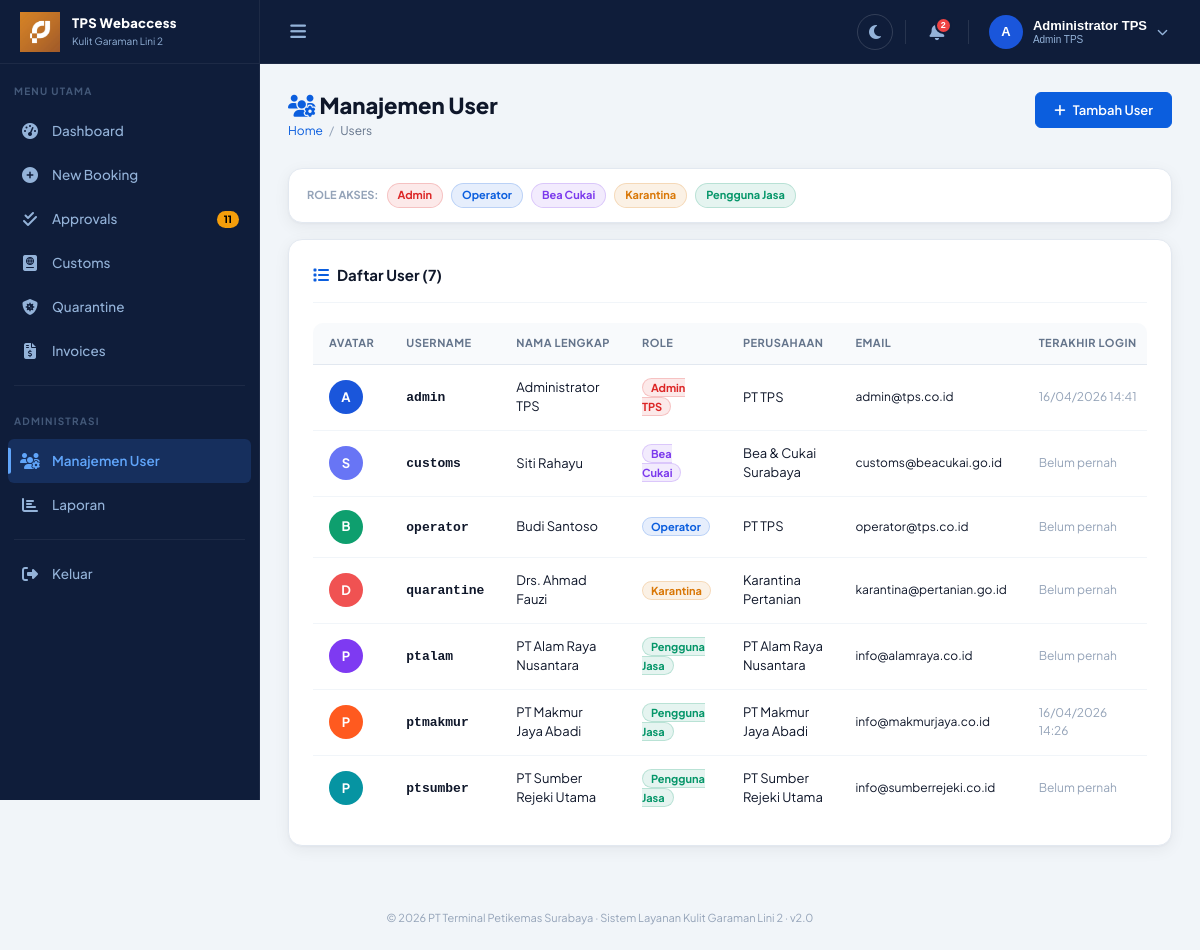
The app's page /pages/users.php (signed in), older data.
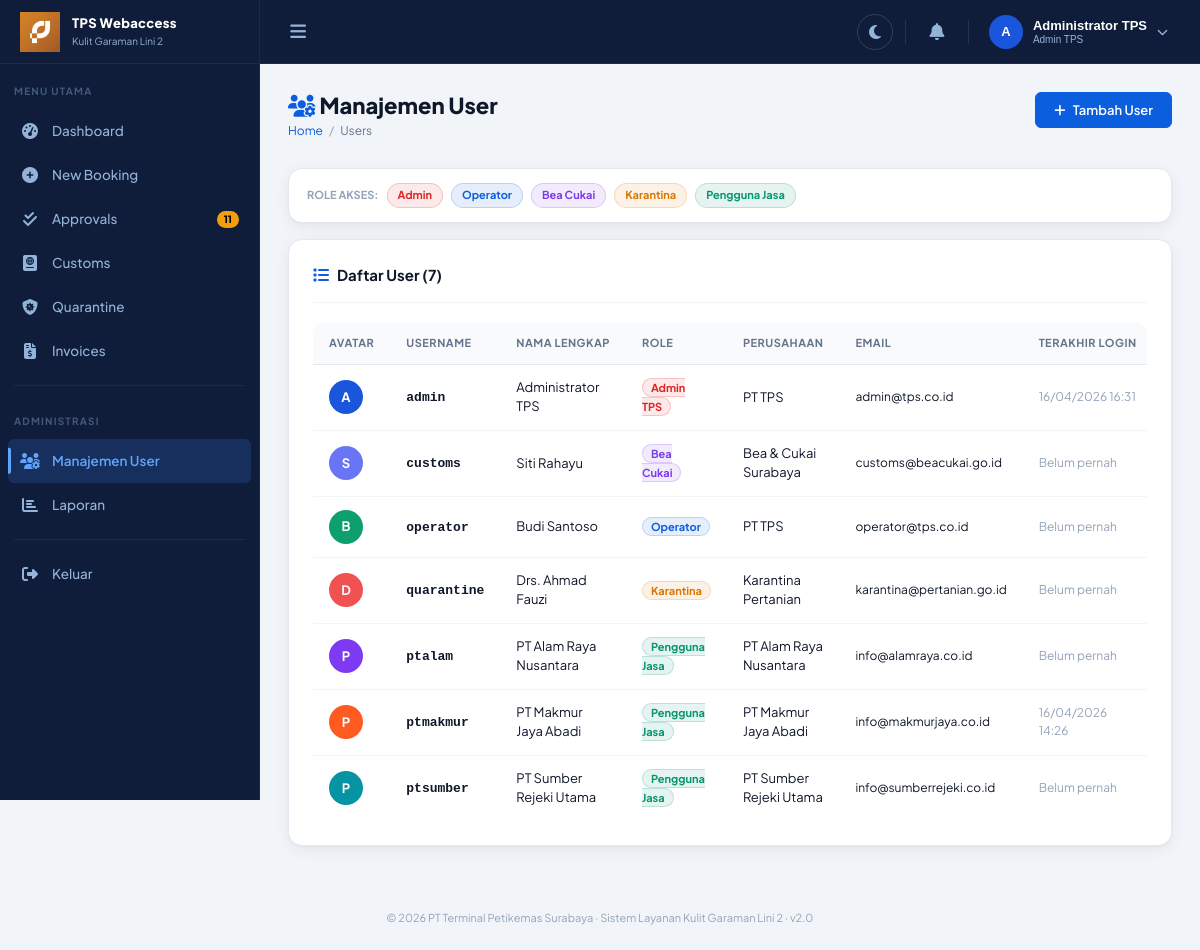
The same page, newer data.
### tables this page shows
CREATE TABLE users (id INTEGER PRIMARY KEY AUTOINCREMENT, username TEXT UNIQUE NOT NULL, password TEXT NOT NULL, full_name TEXT NOT NULL, role TEXT NOT NULL DEFAULT 'user', company TEXT, email TEXT, phone TEXT, avatar_color TEXT DEFAULT '#0b5ede', dark_mode INTEGER DEFAULT 0, is_active INTEGER DEFAULT 1, reset_token TEXT, reset_token_expiry DATETIME, last_login DATETIME, created_at DATETIME DEFAULT CURRENT_TIMESTAMP);

### includes/config.php (called while the page is built, shortened)
<?php
function getDB(): PDO
{
    static $db = null;
    if (!$db) {
        $db = new PDO('sqlite:' . DB_PATH);
        $db->setAttribute(PDO::ATTR_ERRMODE, PDO::ERRMODE_EXCEPTION);
        $db->setAttribute(PDO::ATTR_DEFAULT_FETCH_MODE, PDO::FETCH_ASSOC);
        $db->exec("PRAGMA journal_mode=WAL; PRAGMA foreign_keys=ON;");
    }
    return $db;
}
function user(): ?array
{
    return $_SESSION['user'] ?? null;
}
function uid(): int
{
    return (int)($_SESSION['user']['id'] ?? 0);
}
function isRole(string ...$roles): bool
{
    $u = user();
    return $u && in_array($u['role'], $roles);
}
function countUnread(int $uid): int
{
    $s = getDB()->prepare("SELECT COUNT(*) FROM notifications WHERE user_id=? AND is_read=0");
    $s->execute([$uid]);
    return (int)$s->fetchColumn();
}
function countPending(): int
{
    return (int)getDB()->query("SELECT COUNT(*) FROM bookings WHERE status='pending'")->fetchColumn();
}
function roleLabel(string $role): string
{
    return ['admin' => 'Admin TPS', 'operator' => 'Operator', 'customs' => 'Bea Cukai', 'quarantine' => 'Karantina', 'user' => 'Pengguna Jasa'][$role] ?? ucfirst($role);
}

### pages/users.php (the view, shortened to what this page needs)
<?php
require_once '../includes/config.php';
$pageTitle='Manajemen User'; $activePage='users';
$db=getDB(); $msg=''; $mt='';
$users=$db->query("SELECT * FROM users ORDER BY role,full_name")->fetchAll();
include '../includes/layout.php';
?>
<div class="page-hero fade-in">
  <div class="page-hero-inner">
    <div>
      <div class="page-title"><i class="fas fa-users-cog" style="color:var(--primary)"></i> Manajemen User</div>
      <div class="breadcrumb"><a href="dashboard.php">Home</a><span class="breadcrumb-sep">/</span><span class="breadcrumb-current">Users</span></div>
    </div>
    <button class="btn btn-primary" onclick="document.getElementById('addModal').classList.add('show')"><i class="fas fa-plus"></i> Tambah User</button>
  </div>
</div>
<div class="card fade-in" style="padding:14px 18px;margin-bottom:16px">
  <div style="display:flex;gap:8px;flex-wrap:wrap;align-items:center">
    <span style="font-size:11px;font-weight:700;color:var(--text-muted);text-transform:uppercase">Role Akses:</span>
    <?php $roles=['admin'=>['Admin','#dc2626'],'operator'=>['Operator','#0b5ede'],'customs'=>['Bea Cukai','#7c3aed'],'quarantine'=>['Karantina','#d97706'],'user'=>['Pengguna Jasa','#059669']];
    foreach($roles as $r=>[$lbl,$clr]): ?>
    <span style="background:<?= $clr ?>1a;color:<?= $clr ?>;border:1px solid <?= $clr ?>33;padding:3px 10px;border-radius:99px;font-size:11px;font-weight:700"><?= $lbl ?></span>
    <?php endforeach; ?>
  </div>
</div>
<div class="card fade-in fade-in-1">
  <div class="card-header"><div class="card-title"><i class="fas fa-list"></i> Daftar User (<?= count($users) ?>)</div></div>
  <div class="table-wrap">
    <table class="data-table">
      <thead><tr><th>Avatar</th><th>Username</th><th>Nama Lengkap</th><th>Role</th><th>Perusahaan</th><th>Email</th><th>Terakhir Login</th><th>Status</th><th>Aksi</th></tr></thead>
      <tbody>
      <?php foreach($users as $ur): ?>
      <tr>
        <td><div class="avatar" style="background:<?= htmlspecialchars($ur['avatar_color']) ?>;width:34px;height:34px;border-radius:50%;display:inline-flex;align-items:center;justify-content:center;font-size:13px;font-weight:700;color:#fff"><?= strtoupper(substr($ur['full_name'],0,1)) ?></div></td>
        <td><strong style="font-family:var(--font-mono)"><?= htmlspecialchars($ur['username']) ?></strong></td>
        <td><?= htmlspecialchars($ur['full_name']) ?></td>
        <td>
          <?php $rc=['admin'=>'#dc2626','operator'=>'#0b5ede','customs'=>'#7c3aed','quarantine'=>'#d97706','user'=>'#059669'][$ur['role']]??'#64748b'; ?>
          <span style="background:<?= $rc ?>1a;color:<?= $rc ?>;border:1px solid <?= $rc ?>33;padding:2px 8px;border-radius:99px;font-size:11px;font-weight:700"><?= roleLabel($ur['role']) ?></span>
        </td>
        <td><?= htmlspecialchars($ur['company']??'—') ?></td>
        <td style="font-size:12px"><?= htmlspecialchars($ur['email']??'—') ?></td>
        <td style="font-size:12px;color:var(--text-muted)"><?= $ur['last_login']?date('d/m/Y H:i',strtotime($ur['last_login'])):'Belum pernah' ?></td>
      </tr>
      <?php endforeach; ?>
      </tbody>
    </table>
  </div>
</div>
<?php include '../includes/layout_footer.php'; ?>

### includes/layout.php (shortened to what this page needs)
<?php
$u = user();
$unread = countUnread(uid());
$pendingCount = isRole('admin', 'operator') ? countPending() : 0;
$isDark = (int)($u['dark_mode'] ?? 0);
?>
<!DOCTYPE html>
<html lang="id" data-theme="<?= $isDark ? 'dark' : 'light' ?>">
<head>
  <link rel="stylesheet" href="https://cdnjs.cloudflare.com/ajax/libs/font-awesome/6.5.0/css/all.min.css">
  <link rel="stylesheet" href="/tps-v2-updated/assets/css/theme.css">
</head>
<body>
  <header class="app-header">
    <a class="header-brand" href="<?= BASE_URL ?>/pages/dashboard.php">
      <img src="<?= BASE_URL ?>/assets/tps.jpg" class="brand-logo" alt="TPS">
      <div class="brand-title"><span>TPS Webaccess</span><span>Kulit Garaman Lini 2</span></div>
    </a>
    <div class="header-actions">
      <button class="burger-btn" onclick="toggleSidebar()"><i class="fas fa-bars"></i></button>
    </div>
    <div class="header-right">
      <button class="dark-toggle" id="darkToggle" onclick="toggleDark()" title="Toggle Dark Mode"><i class="fas fa-moon" id="darkIcon"></i></button>
      <div class="dropdown-wrap" id="notifWrap" style="position:relative">
        <button class="header-icon-btn" onclick="togglePanel(event,'notifPanel')">
          <i class="fas fa-bell"></i>
          <?php if ($unread > 0): ?><span class="notif-badge"><?= $unread > 9 ? '9+' : $unread ?></span><?php endif; ?>
        </button>
      </div>
      <div class="dropdown-wrap" id="userWrap" style="position:relative">
        <button class="avatar-btn" onclick="togglePanel(event,'userMenu')">
          <div class="avatar" style="background:<?= htmlspecialchars($u['avatar_color'] ?? '#005baa') ?>"><?= strtoupper(substr($u['full_name'], 0, 1)) ?></div>
          <div class="avatar-info">
            <div class="avatar-name"><?= htmlspecialchars($u['full_name']) ?></div>
            <div class="avatar-role"><?= roleLabel($u['role']) ?></div>
          </div>
          <div class="avatar-chevron"><i class="fas fa-chevron-down"></i></div>
        </button>
      </div>
    </div>
  </header>
  <aside class="app-sidebar" id="sidebar">
    <div class="sidebar-section">
      <div class="sidebar-section-label">Menu Utama</div>
    </div>
    <ul class="nav-menu">
      <li><a href="<?= BASE_URL ?>/pages/dashboard.php" class="nav-link <?= ($activePage ?? '') === 'dashboard' ? 'active' : '' ?>" data-tooltip="Dashboard"><span class="nav-icon"><i class="fas fa-tachometer-alt"></i></span><span class="nav-label">Dashboard</span></a></li>
      <?php if (isRole('admin', 'operator', 'user')): ?>
        <li><a href="<?= BASE_URL ?>/pages/new_booking.php" class="nav-link <?= ($activePage ?? '') === 'new_booking' ? 'active' : '' ?>" data-tooltip="New Booking"><span class="nav-icon"><i class="fas fa-plus-circle"></i></span><span class="nav-label">New Booking</span></a></li>
      <?php endif; ?>
      <?php if (isRole('admin', 'operator')): ?>
        <li><a href="<?= BASE_URL ?>/pages/approvals.php" class="nav-link <?= ($activePage ?? '') === 'approvals' ? 'active' : '' ?>" data-tooltip="Approvals"><span class="nav-icon"><i class="fas fa-check-double"></i></span><span class="nav-label">Approvals</span><?php if ($pendingCount > 0) echo "<span class='nav-badge'>$pendingCount</span>"; ?></a></li>
      <?php endif; ?>
      <?php if (isRole('admin', 'customs')): ?>
        <li><a href="<?= BASE_URL ?>/pages/customs.php" class="nav-link <?= ($activePage ?? '') === 'customs' ? 'active' : '' ?>" data-tooltip="Customs"><span class="nav-icon"><i class="fas fa-passport"></i></span><span class="nav-label">Customs</span></a></li>
      <?php endif; ?>
      <?php if (isRole('admin', 'quarantine')): ?>
        <li><a href="<?= BASE_URL ?>/pages/quarantine.php" class="nav-link <?= ($activePage ?? '') === 'quarantine' ? 'active' : '' ?>" data-tooltip="Quarantine"><span class="nav-icon"><i class="fas fa-shield-virus"></i></span><span class="nav-label">Quarantine</span></a></li>
      <?php endif; ?>
      <?php if (isRole('admin', 'operator')): ?>
        <li><a href="<?= BASE_URL ?>/pages/invoices.php" class="nav-link <?= ($activePage ?? '') === 'invoices' ? 'active' : '' ?>" data-tooltip="Invoices"><span class="nav-icon"><i class="fas fa-file-invoice-dollar"></i></span><span class="nav-label">Invoices</span></a></li>
      <?php endif; ?>
    </ul>
    <?php if (isRole('admin')): ?>
      <div class="nav-divider"></div>
      <div class="sidebar-section">
        <div class="sidebar-section-label">Administrasi</div>
      </div>
      <ul class="nav-menu">
        <li><a href="<?= BASE_URL ?>/pages/users.php" class="nav-link <?= ($activePage ?? '') === 'users' ? 'active' : '' ?>" data-tooltip="Users"><span class="nav-icon"><i class="fas fa-users-cog"></i></span><span class="nav-label">Manajemen User</span></a></li>
        <li><a href="<?= BASE_URL ?>/pages/reports.php" class="nav-link <?= ($activePage ?? '') === 'reports' ? 'active' : '' ?>" data-tooltip="Laporan"><span class="nav-icon"><i class="fas fa-chart-bar"></i></span><span class="nav-label">Laporan</span></a></li>
      </ul>
    <?php endif; ?>
    <div class="nav-divider"></div>
    <ul class="nav-menu">
      <li><a href="<?= BASE_URL ?>/logout.php" class="nav-link" data-tooltip="Keluar"><span class="nav-icon"><i class="fas fa-sign-out-alt"></i></span><span class="nav-label">Keluar</span></a></li>
    </ul>
  </aside>
  <main class="main-wrap" id="mainWrap">

### includes/layout_footer.php
</main>
<div style="text-align:center;padding:16px 0 24px;color:var(--text-muted);font-size:11px">
  © <?= date('Y') ?> PT Terminal Petikemas Surabaya · Sistem Layanan Kulit Garaman Lini 2 · v2.0
</div>
</body>
</html>

Row changes from the older to the newer data that the page shows:
changed users "admin": last_login "16/04/2026 14:41" → "16/04/2026 16:31"
Text that changed along with them:
$unread: "2" → (not shown)
